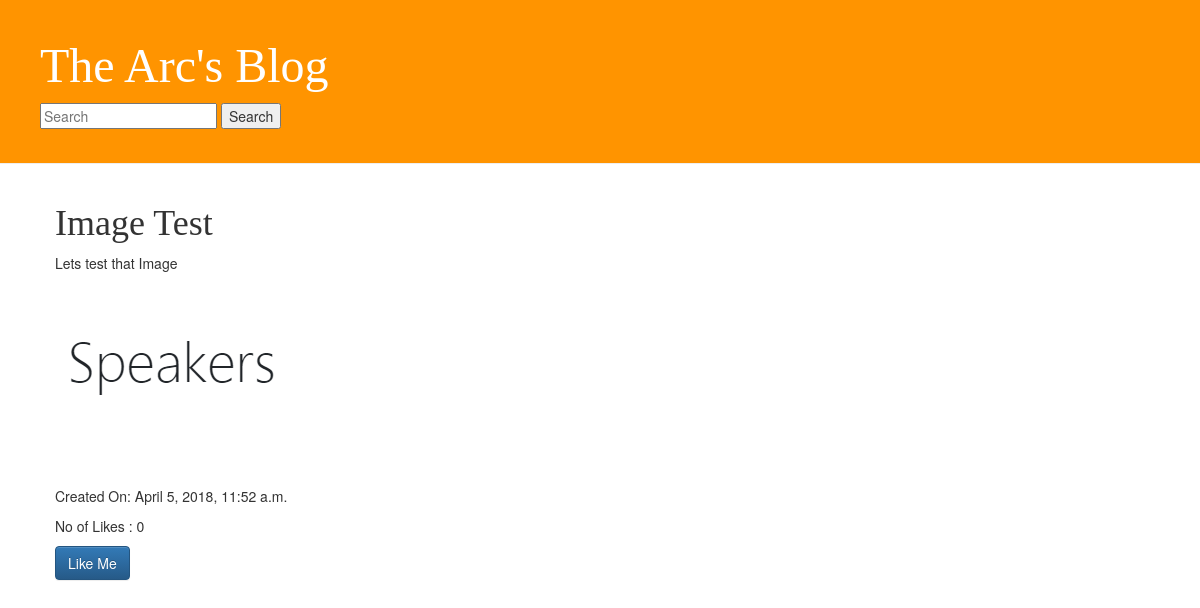
The page /10/ on the database as committed earlier.
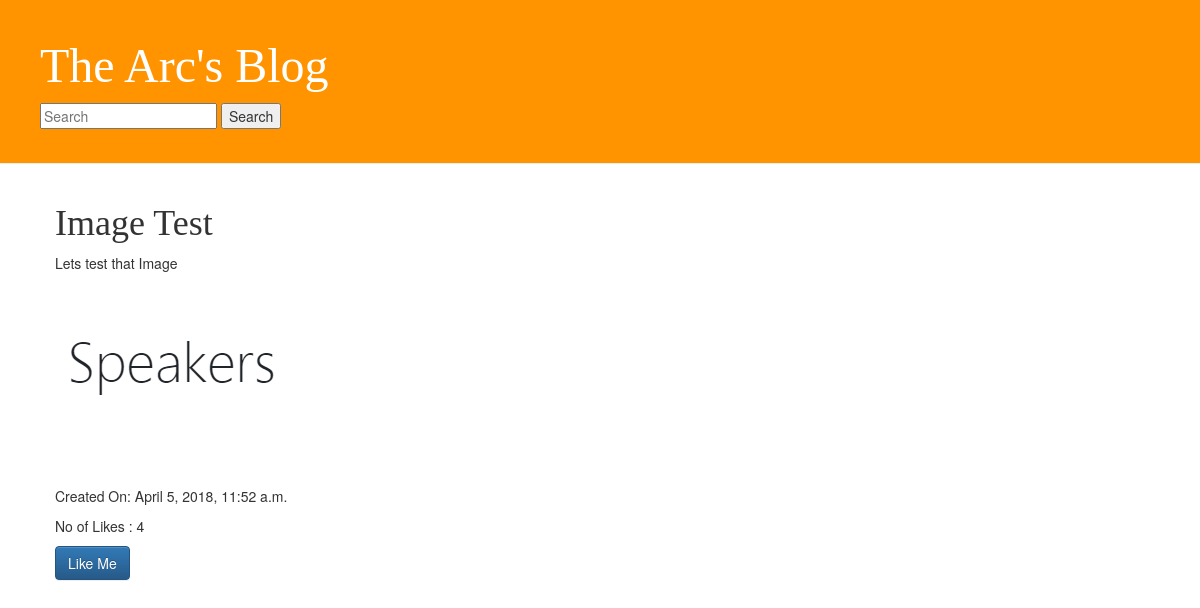
The same page on the database as committed later.
### blog/models.py (models this page shows, shortened)
class Post(models.Model):
	author = models.ForeignKey('auth.User', on_delete=models.CASCADE)
	title = models.CharField(max_length=200)
	text = RichTextField()
	created_date = models.DateTimeField(default=timezone.now)
	published_date = models.DateTimeField(blank=True, null=True)
	published = models.BooleanField(default=False)
	likes = models.PositiveIntegerField(default=0)

### blog/views.py (the view)
# urls.py: url(r'(?P<post_pk>\d+)/$', views.post_details, name='post_details'),
def post_details(request, post_pk):
    post = models.Post.objects.get(pk=post_pk)
    return render(request, 'blog/post_details.html', {'post': post })

### blog/templates/blog/post_details.html (shortened to what this page needs)
{% extends 'blog/base.html' %}
{% block content %}
<h1>{{post.title}}</h1>
<p>{{post.text | safe | linebreaksbr }}</p>
<p>Created On: {{post.created_date}}
<div id="like_count">
	<p>No of Likes : {{ post.likes }}</p>
</div>
<button data-catid="{{post.id}}" id="likes"  class="btn btn-primary">Like Me</button>
{% endblock %}

### blog/templates/blog/base.html (shortened to what this page needs)
{% load static %}
<html>
    <head>
        <link rel="stylesheet" href="//maxcdn.bootstrapcdn.com/bootstrap/3.2.0/css/bootstrap.min.css">
        <link rel="stylesheet" href="//maxcdn.bootstrapcdn.com/bootstrap/3.2.0/css/bootstrap-theme.min.css">
        <link rel="stylesheet" href="{% static 'css/blog.css' %}">
    </head>
    <body>
    	<div class="page-header">
        	<form id="searchform" action="{% url 'post_search' %}" method="get">
                <h1><a href="/">The Arc's Blog</a></h1>
                <input class="searchfield" type="text/submit" id="searchbox" placeholder="Search" aria-label="Search" name="keyword">
                <button class="searchbutton" type="submit" value='Search'>Search</button>
            </form>
    	</div>
    	<div class="content container">
        	<div class="row">
            	<div class="col-md-8">
			    	{% block content %}
			    	{% endblock %}
			    </div>
			</div>
		</div>
    </body>
</html>

### blog/static/css/blog.css (style rules this page uses)
body { padding-left: 0px; }
h1 a { color: #FCA205; }
.page-header { background-color: #ff9400; margin-top: 0; padding: 20px 20px 20px 40px; }
.page-header h1, .page-header h1 a, .page-header h1 a:visited, .page-header h1 a:active { color: #ffffff; font-size: 36pt; text-decoration: none; }
.content { margin-left: 40px; }
h1, h2, h3, h4 { font-family: 'Calibri', cursive; }

Rows that differ between the two databases and show on the page:
changed Post "Image Test": likes "0" → "4"
